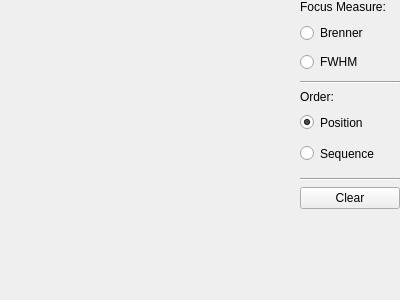
<?xml version="1.0" encoding="UTF-8"?>
<ui version="4.0">
 <class>focusinghistorywidget</class>
 <widget class="QWidget" name="focusinghistorywidget">
  <property name="geometry">
   <rect>
    <x>0</x>
    <y>0</y>
    <width>400</width>
    <height>300</height>
   </rect>
  </property>
  <property name="windowTitle">
   <string>Form</string>
  </property>
  <layout class="QGridLayout" name="gridLayout">
   <property name="leftMargin">
    <number>0</number>
   </property>
   <property name="topMargin">
    <number>0</number>
   </property>
   <property name="rightMargin">
    <number>0</number>
   </property>
   <property name="bottomMargin">
    <number>0</number>
   </property>
   <item row="7" column="1">
    <widget class="QPushButton" name="clearButton">
     <property name="minimumSize">
      <size>
       <width>100</width>
       <height>0</height>
      </size>
     </property>
     <property name="maximumSize">
      <size>
       <width>100</width>
       <height>16777215</height>
      </size>
     </property>
     <property name="baseSize">
      <size>
       <width>0</width>
       <height>0</height>
      </size>
     </property>
     <property name="text">
      <string>Clear</string>
     </property>
    </widget>
   </item>
   <item row="5" column="0" rowspan="4">
    <widget class="snowgui::FocusPointsWidget" name="focuspointsWidget" native="true"/>
   </item>
   <item row="8" column="1">
    <spacer name="verticalSpacer">
     <property name="orientation">
      <enum>Qt::Vertical</enum>
     </property>
     <property name="sizeHint" stdset="0">
      <size>
       <width>20</width>
       <height>40</height>
      </size>
     </property>
    </spacer>
   </item>
   <item row="4" column="1">
    <widget class="QWidget" name="orderWidget" native="true">
     <property name="minimumSize">
      <size>
       <width>0</width>
       <height>55</height>
      </size>
     </property>
     <property name="baseSize">
      <size>
       <width>0</width>
       <height>0</height>
      </size>
     </property>
     <layout class="QVBoxLayout" name="verticalLayout_2">
      <property name="leftMargin">
       <number>0</number>
      </property>
      <property name="topMargin">
       <number>0</number>
      </property>
      <property name="rightMargin">
       <number>0</number>
      </property>
      <property name="bottomMargin">
       <number>0</number>
      </property>
      <item>
       <widget class="QRadioButton" name="positionRadioButton">
        <property name="minimumSize">
         <size>
          <width>0</width>
          <height>25</height>
         </size>
        </property>
        <property name="maximumSize">
         <size>
          <width>16777215</width>
          <height>25</height>
         </size>
        </property>
        <property name="text">
         <string>Position</string>
        </property>
        <property name="checked">
         <bool>true</bool>
        </property>
       </widget>
      </item>
      <item>
       <widget class="QRadioButton" name="sequenceRadioButton">
        <property name="minimumSize">
         <size>
          <width>0</width>
          <height>25</height>
         </size>
        </property>
        <property name="maximumSize">
         <size>
          <width>16777215</width>
          <height>25</height>
         </size>
        </property>
        <property name="baseSize">
         <size>
          <width>0</width>
          <height>30</height>
         </size>
        </property>
        <property name="text">
         <string>Sequence</string>
        </property>
       </widget>
      </item>
     </layout>
    </widget>
   </item>
   <item row="0" column="1">
    <widget class="QLabel" name="label_2">
     <property name="text">
      <string>Focus Measure:</string>
     </property>
    </widget>
   </item>
   <item row="2" column="1">
    <widget class="Line" name="line">
     <property name="orientation">
      <enum>Qt::Horizontal</enum>
     </property>
    </widget>
   </item>
   <item row="1" column="1">
    <widget class="QWidget" name="measureWidget" native="true">
     <property name="minimumSize">
      <size>
       <width>0</width>
       <height>55</height>
      </size>
     </property>
     <layout class="QVBoxLayout" name="verticalLayout">
      <property name="leftMargin">
       <number>0</number>
      </property>
      <property name="topMargin">
       <number>0</number>
      </property>
      <property name="rightMargin">
       <number>0</number>
      </property>
      <property name="bottomMargin">
       <number>0</number>
      </property>
      <item>
       <widget class="QRadioButton" name="measureBrennerButton">
        <property name="minimumSize">
         <size>
          <width>0</width>
          <height>20</height>
         </size>
        </property>
        <property name="text">
         <string>Brenner</string>
        </property>
       </widget>
      </item>
      <item>
       <widget class="QRadioButton" name="measureFWHMButton">
        <property name="text">
         <string>FWHM</string>
        </property>
       </widget>
      </item>
     </layout>
    </widget>
   </item>
   <item row="3" column="1">
    <widget class="QLabel" name="label">
     <property name="text">
      <string>Order:</string>
     </property>
    </widget>
   </item>
   <item row="6" column="1">
    <widget class="Line" name="line_2">
     <property name="orientation">
      <enum>Qt::Horizontal</enum>
     </property>
    </widget>
   </item>
  </layout>
 </widget>
 <customwidgets>
  <customwidget>
   <class>snowgui::FocusPointsWidget</class>
   <extends>QWidget</extends>
   <header location="global">focuspointswidget.h</header>
   <container>1</container>
   <slots>
    <slot>positionSelected(int)</slot>
   </slots>
  </customwidget>
 </customwidgets>
 <tabstops>
  <tabstop>clearButton</tabstop>
 </tabstops>
 <resources/>
 <connections/>
</ui>
